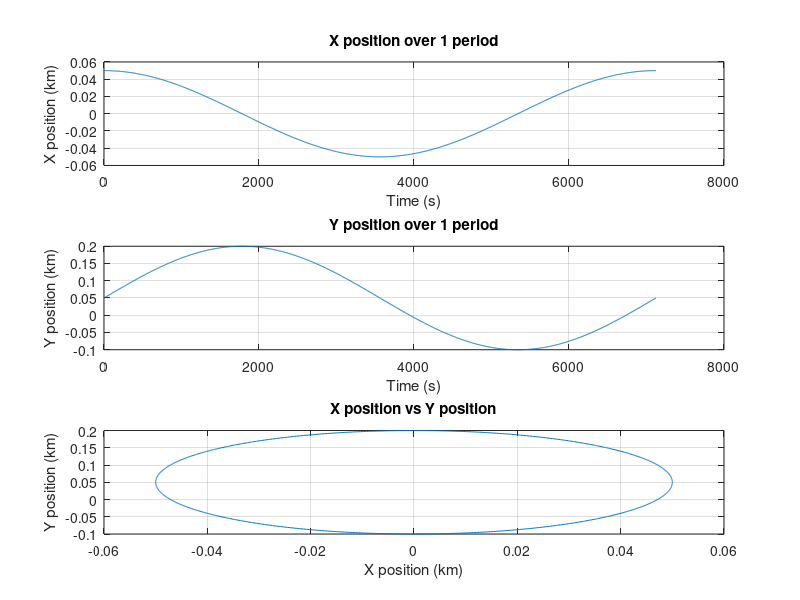

This chart was generated by the following MATLAB code: (Note: this script raises an error after producing the figure.)
clear;clc;

%% Problem 2
n2 = sqrt(398600/(8000^3));
T2 = 2*pi*sqrt(8000^3/398600);
Rab_i = [0;0.1;0.05];
Vab_i = [0;0;0];
x = Rab_i(1);
y = Rab_i(2);
z = Rab_i(3);
%T/4
phiT4 = [(4-3*cos(n2*T2/4))  0 0 ;
        (6*(sin(n2*T2/4)-(n2*T2/4))) 1 0
        0 0 cos(n2*T2/4)];
Rab_t4 = phiT4*Rab_i;
%T/2
phiT2 = [(4-3*cos(n2*T2/2))  0 0 ;
        (6*(sin(n2*T2/2)-(n2*T2/2))) 1 0
        0 0 cos(n2*T2/2)];
Rab_t2 = phiT2*Rab_i;

%% Problem 3
%distance units in km
mu3 = 398600;
a3 = 8000;
frontMax = 0.2;
backMax = -0.1;
n3 = sqrt(mu3/(a3^3));
T3 = 2*pi/n2;

%both circular orbits, will both oscilate with sin and cos, assuming 
% positive Y direction is front and negative y direction is back, setting
% y limits accordingly.

%initial conditions
x3_0 = 0.5;
y3_0 = 0.05;
Ax = 0.05;
Ay = 0.15;



%values
t3 = linspace(0,T3,1000);
x3 = Ax*cos(n3*t3);
y3 = Ay*sin(n3*t3) +.05;

figure(1)
subplot(3,1,1)
plot(t3,x3)
grid on;
title('X position over 1 period')
xlabel('Time (s)')
ylabel('X position (km)')
subplot(3,1,2)
plot(t3,y3)
grid on;
title('Y position over 1 period')
xlabel('Time (s)')
ylabel('Y position (km)')
subplot(3,1,3)
plot(x3,y3)
grid on;
title('X position vs Y position')
xlabel('X position (km)')
ylabel('Y position (km)')

%% Problem 4
a4 = 8000;
e4 = 0.1;
i4 = pi/6;
omega4 = pi/2;
w4 = pi/2;
mu4 = 398600;
n4 = sqrt(mu4/a4^3);
t = 24*60*60;
j2 = 0.00108;
Re = 6378.14;
k4 = (-3/2)*((j2*Re^2)/((a4^2)*(1-e4^2)));
dOmega = -k4*n4*cos(i4);
dw4 = k4*n4*(2-(5/2)*(sin(i4)^2));
% dM = n4 + k4*n4*sqrt(1-e4^2);

omega4_f = omega4 + dOmega*t;
w4_f = w4 + dw4*t;

%solving for new I to avoid changes in dw by setting dw to 0 and solving
%for new i

i4_new = rad2deg(asin(sqrt((2/(5/2)))));


%% problem 6

Rs6_eci =[8000;4000;2000];

%lat and long of ground position is in geodatic rads
lat6 = 0.576;
long6 = 4.241;
ae6 = 6378.14;
be6 = 6356.75;
we = 7.292115816*(10^-5);
%dt is 8 hours, converted to minutes.
dt6 = 8*60*60;
etilde6sqrd = 1- (be6^2/ae6^2);
p = [0 1 0; 0 0 1; 1 0 0];
Rg6_ef = [cos(lat6)*cos(long6);
           cos(lat6)*sin(long6);
           (1-etilde6sqrd)*sin(lat6)];
Rg6_ef = ((ae6)/(sqrt(1-(etilde6sqrd*(sin(lat6))^2)))).*Rg6_ef;

Rs6_ef = G3(Rs6_eci,(we*dt6));

R_enu = p*G2(G3((Rs6_ef - Rg6_ef),long6),-lat6);
disp(R_enu)

%% functions
function R = G3(r,theta)
    G3 = [cos(theta), sin(theta), 0;-sin(theta), cos(theta), 0; 0,0,1];
    R = G3*r;
end

function R = G2(r,theta)
    G2 = [cos(theta),0,-sin(theta);0,1,0;sin(theta),0,cos(theta)];
    R = G2*r;
end
